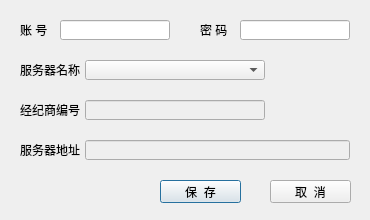
<?xml version="1.0" encoding="UTF-8"?>
<ui version="4.0">
 <class>MainSettingClass</class>
 <widget class="QDialog" name="MainSettingClass">
  <property name="geometry">
   <rect>
    <x>0</x>
    <y>0</y>
    <width>370</width>
    <height>220</height>
   </rect>
  </property>
  <property name="windowTitle">
   <string>主账号设置</string>
  </property>
  <widget class="QLabel" name="label">
   <property name="geometry">
    <rect>
     <x>20</x>
     <y>20</y>
     <width>30</width>
     <height>20</height>
    </rect>
   </property>
   <property name="text">
    <string>账 号</string>
   </property>
  </widget>
  <widget class="QLineEdit" name="inverstID">
   <property name="geometry">
    <rect>
     <x>60</x>
     <y>20</y>
     <width>110</width>
     <height>20</height>
    </rect>
   </property>
  </widget>
  <widget class="QLabel" name="label_2">
   <property name="geometry">
    <rect>
     <x>200</x>
     <y>20</y>
     <width>30</width>
     <height>20</height>
    </rect>
   </property>
   <property name="text">
    <string>密 码</string>
   </property>
  </widget>
  <widget class="QLineEdit" name="password">
   <property name="geometry">
    <rect>
     <x>240</x>
     <y>20</y>
     <width>110</width>
     <height>20</height>
    </rect>
   </property>
   <property name="echoMode">
    <enum>QLineEdit::Password</enum>
   </property>
  </widget>
  <widget class="QLabel" name="label_3">
   <property name="geometry">
    <rect>
     <x>20</x>
     <y>100</y>
     <width>65</width>
     <height>20</height>
    </rect>
   </property>
   <property name="text">
    <string>经纪商编号</string>
   </property>
  </widget>
  <widget class="QLabel" name="label_4">
   <property name="geometry">
    <rect>
     <x>20</x>
     <y>60</y>
     <width>65</width>
     <height>20</height>
    </rect>
   </property>
   <property name="text">
    <string>服务器名称</string>
   </property>
  </widget>
  <widget class="QLabel" name="label_5">
   <property name="geometry">
    <rect>
     <x>20</x>
     <y>140</y>
     <width>65</width>
     <height>20</height>
    </rect>
   </property>
   <property name="text">
    <string>服务器地址</string>
   </property>
  </widget>
  <widget class="QComboBox" name="brokerName">
   <property name="geometry">
    <rect>
     <x>85</x>
     <y>60</y>
     <width>180</width>
     <height>20</height>
    </rect>
   </property>
   <property name="editable">
    <bool>false</bool>
   </property>
  </widget>
  <widget class="QPushButton" name="saveButton">
   <property name="geometry">
    <rect>
     <x>160</x>
     <y>180</y>
     <width>81</width>
     <height>23</height>
    </rect>
   </property>
   <property name="text">
    <string>保  存</string>
   </property>
  </widget>
  <widget class="QPushButton" name="cancelButton">
   <property name="geometry">
    <rect>
     <x>270</x>
     <y>180</y>
     <width>81</width>
     <height>23</height>
    </rect>
   </property>
   <property name="text">
    <string>取  消</string>
   </property>
  </widget>
  <widget class="QLineEdit" name="brokerID">
   <property name="enabled">
    <bool>false</bool>
   </property>
   <property name="geometry">
    <rect>
     <x>85</x>
     <y>100</y>
     <width>180</width>
     <height>20</height>
    </rect>
   </property>
  </widget>
  <widget class="QLineEdit" name="frontAddr">
   <property name="enabled">
    <bool>false</bool>
   </property>
   <property name="geometry">
    <rect>
     <x>85</x>
     <y>140</y>
     <width>265</width>
     <height>20</height>
    </rect>
   </property>
  </widget>
 </widget>
 <resources/>
 <connections>
  <connection>
   <sender>saveButton</sender>
   <signal>clicked()</signal>
   <receiver>MainSettingClass</receiver>
   <slot>saveBtnClicked()</slot>
   <hints>
    <hint type="sourcelabel">
     <x>240</x>
     <y>202</y>
    </hint>
    <hint type="destinationlabel">
     <x>96</x>
     <y>209</y>
    </hint>
   </hints>
  </connection>
  <connection>
   <sender>cancelButton</sender>
   <signal>clicked()</signal>
   <receiver>MainSettingClass</receiver>
   <slot>reject()</slot>
   <hints>
    <hint type="sourcelabel">
     <x>349</x>
     <y>202</y>
    </hint>
    <hint type="destinationlabel">
     <x>179</x>
     <y>209</y>
    </hint>
   </hints>
  </connection>
  <connection>
   <sender>brokerName</sender>
   <signal>currentTextChanged(QString)</signal>
   <receiver>MainSettingClass</receiver>
   <slot>BrokerNameselected(QString)</slot>
   <hints>
    <hint type="sourcelabel">
     <x>135</x>
     <y>67</y>
    </hint>
    <hint type="destinationlabel">
     <x>305</x>
     <y>72</y>
    </hint>
   </hints>
  </connection>
 </connections>
 <slots>
  <slot>saveBtnClicked()</slot>
  <slot>BrokerNameselected(QString)</slot>
 </slots>
</ui>
